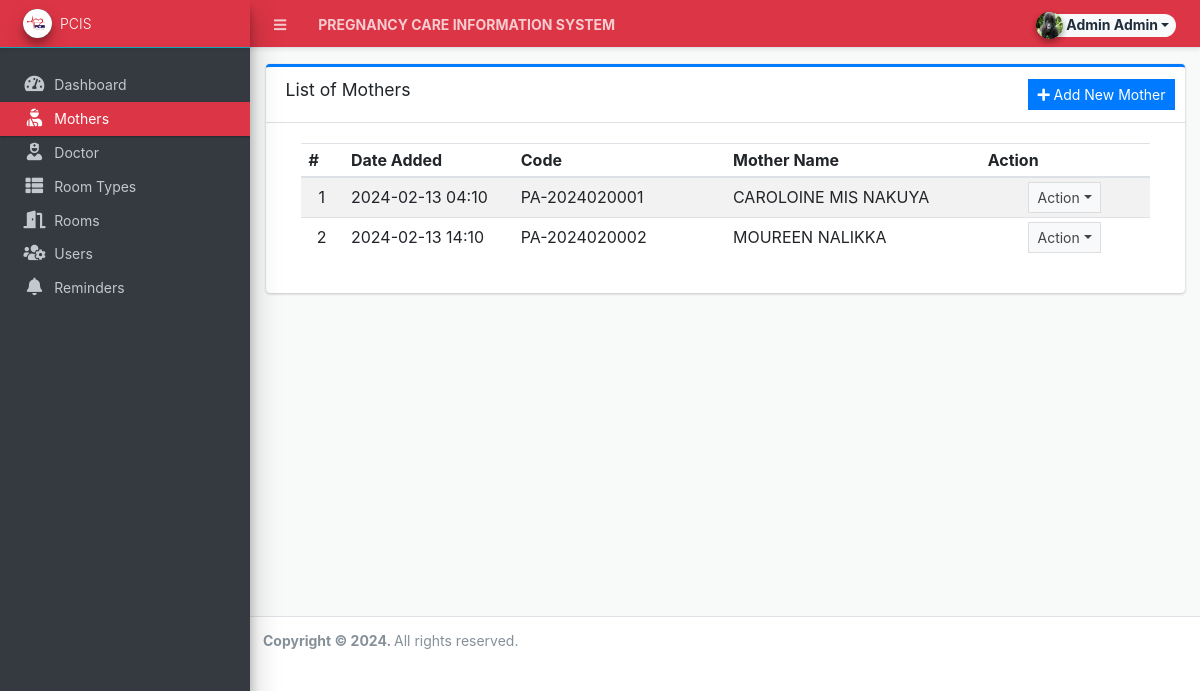
/?page=patients (signed in), run on an earlier commit of the app's database.
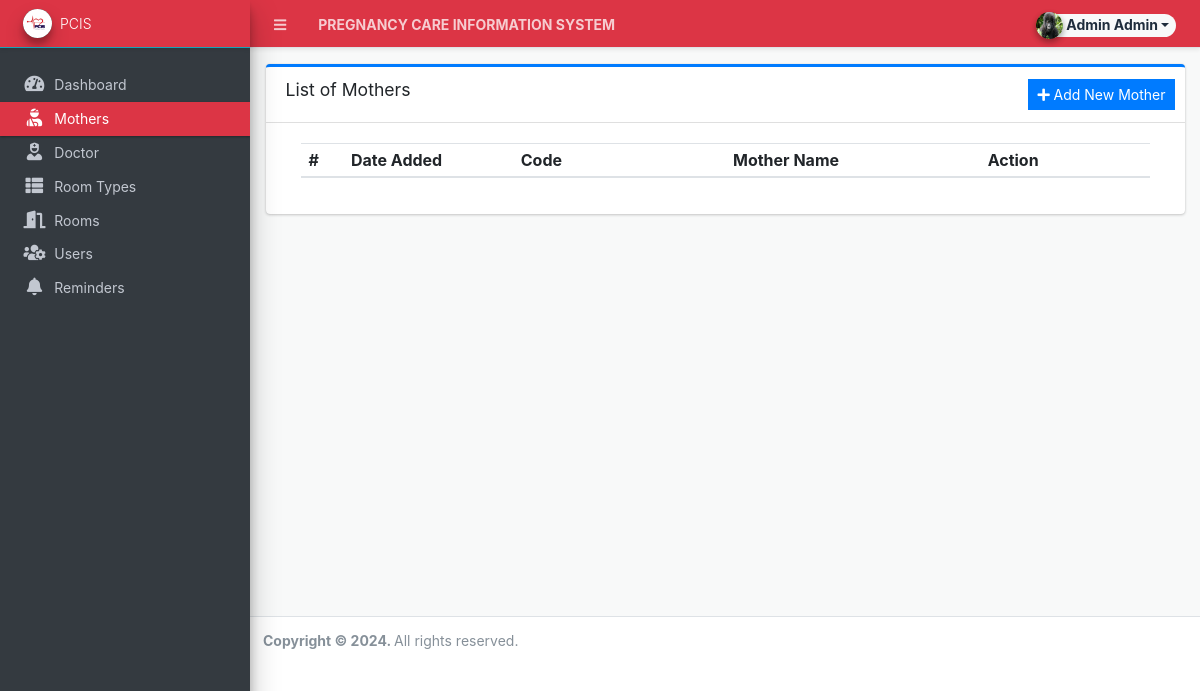
And on a later commit of the database.
### tables this page shows
CREATE TABLE IF NOT EXISTS `patient_list` (
  `id` int(30) NOT NULL AUTO_INCREMENT,
  `code` varchar(100) NOT NULL,
  `fullname` text NOT NULL,
  `email` varchar(100) NOT NULL,
  `phone` int(11) NOT NULL,
  `status` tinyint(1) NOT NULL DEFAULT '0',
  `delete_flag` tinyint(1) NOT NULL DEFAULT '0',
  `date_created` datetime NOT NULL DEFAULT CURRENT_TIMESTAMP,
  `date_updated` datetime DEFAULT NULL ON UPDATE CURRENT_TIMESTAMP,
  PRIMARY KEY (`id`)
);

### patients/index.php (the view, shortened to what this page needs)
<div class="card card-outline card-primary">
	<div class="card-header">
		<h3 class="card-title">List of Mothers</h3>
		<div class="card-tools">
			<a href="javascript:void(0)" id="create_new" class="btn btn-flat btn-sm btn-primary"><span class="fas fa-plus"></span>  Add New Mother</a>
		</div>
	</div>
	<div class="card-body">
		<div class="container-fluid">
        <div class="container-fluid">
			<table class="table table-hover table-striped">
				<colgroup>
					<col width="5%">
					<col width="20%">
					<col width="25%">
					<col width="30%">
					<col width="20%">
				</colgroup>
				<thead>
					<tr>
						<th>#</th>
						<th>Date Added</th>
						<th>Code</th>
						<th>Mother Name</th>
						<th>Action</th>
					</tr>
				</thead>
				<tbody>
					<?php
						$i = 1;
						$qry = $conn->query("SELECT * from `patient_list` where delete_flag = 0 order by fullname asc ");
						while($row = $qry->fetch_assoc()):
					?>
						<tr>
							<td class="text-center"><?php echo $i++; ?></td>
							<td><?php echo date("Y-m-d H:i",strtotime($row['date_created'])) ?></td>
							<td><?php echo ($row['code']) ?></td>
							<td><?php echo ucwords($row['fullname']) ?></td>
							<td align="center">
								 <button type="button" class="btn btn-flat btn-default btn-sm dropdown-toggle dropdown-icon" data-toggle="dropdown">
				                  		Action
				                  </button>
							</td>
						</tr>
					<?php endwhile; ?>
				</tbody>
			</table>
		</div>
		</div>
	</div>
</div>

What changed in the data, as far as the page shows it:
removed patient_list: date_created "2024-02-13 04:10", code "PA-2024020001", fullname "CAROLOINE MIS NAKUYA"
removed patient_list: date_created "2024-02-13 14:10", code "PA-2024020002", fullname "MOUREEN NALIKKA"
